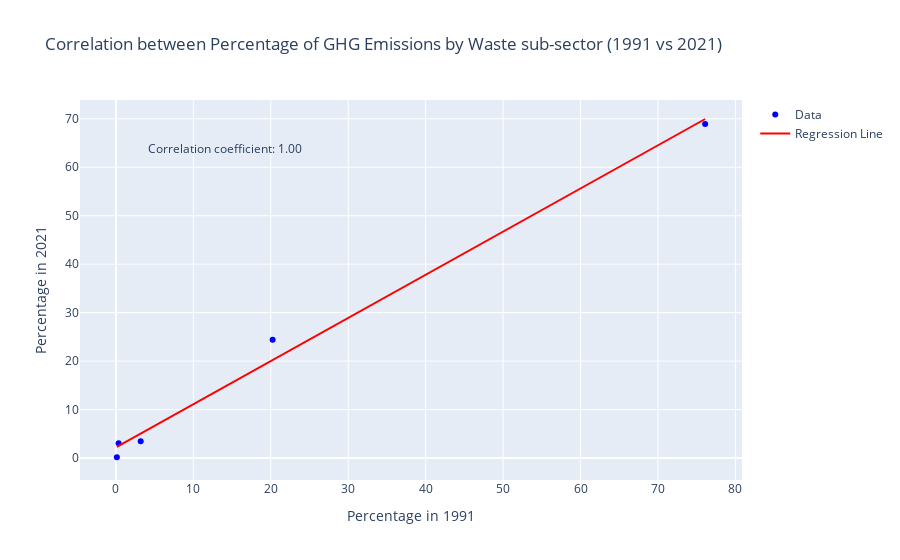

Source (notebook cell):
### Code cell
# Create a visualization for the  correlation between Percentage of GHG Emissions by Waste sub-sector (1991 vs 2021)
percentages_1991_waste = ghg_emissions_sector_1991_waste_df["Percentage"][1:]
percentages_2021_waste = ghg_emissions_sector_2021_waste_df["Percentage"][1:]

# Create a DataFrame 
data_waste = pd.DataFrame({'1991': percentages_1991_waste, '2021': percentages_2021_waste})

# Scatter plot
fig = go.Figure()

fig.add_trace(go.Scatter(
    x=data_waste['1991'],
    y=data_waste['2021'],
    mode='markers',
    marker=dict(color='blue'),  # Define marker color
    name='Data'
))

# Add regression line
fig.add_trace(go.Scatter(
    x=data_waste['1991'],
    y=np.poly1d(np.polyfit(data_waste['1991'], data_waste['2021'], 1))(data_waste['1991']),
    mode='lines',
    marker=dict(color='red'),  # Define line color
    name='Regression Line'
))

# Annotation for correlation coefficient
correlation_coefficient_waste = data_waste['1991'].corr(data_waste['2021'])
fig.add_annotation(
    x=0.1, y=0.9,
    xref='paper', yref='paper',
    text=f'Correlation coefficient: {correlation_coefficient_waste:.2f}',
    showarrow=False
)

# Update layout
fig.update_layout(
    title='Correlation between Percentage of GHG Emissions by Waste sub-sector (1991 vs 2021)',
    xaxis_title='Percentage in 1991',
    yaxis_title='Percentage in 2021',
    showlegend=True
)

# Show plot
fig.show()

### Figure 1 — Plotly figure (JSON) as saved in the notebook; plotly's stock layout.template omitted (floating-point values rounded to 4 significant figures)
{"data": [{"marker": {"color": "blue"}, "mode": "markers", "name": "Data", "type": "scatter", "x": [76.1, 0.3483, 3.199, 20.24, 0.1192], "y": [68.9, 3.037, 3.479, 24.42, 0.1619]}, {"marker": {"color": "red"}, "mode": "lines", "name": "Regression Line", "type": "scatter", "x": [76.1, 0.3483, 3.199, 20.24, 0.1192], "y": [69.96, 2.499, 5.038, 20.21, 2.295]}], "layout": {"annotations": [{"showarrow": false, "text": "Correlation coefficient: 1.00", "x": 0.1, "xref": "paper", "y": 0.9, "yref": "paper"}], "showlegend": true, "title": {"text": "Correlation between Percentage of GHG Emissions by Waste sub-sector (1991 vs 2021)"}, "xaxis": {"title": {"text": "Percentage in 1991"}}, "yaxis": {"title": {"text": "Percentage in 2021"}}}}
